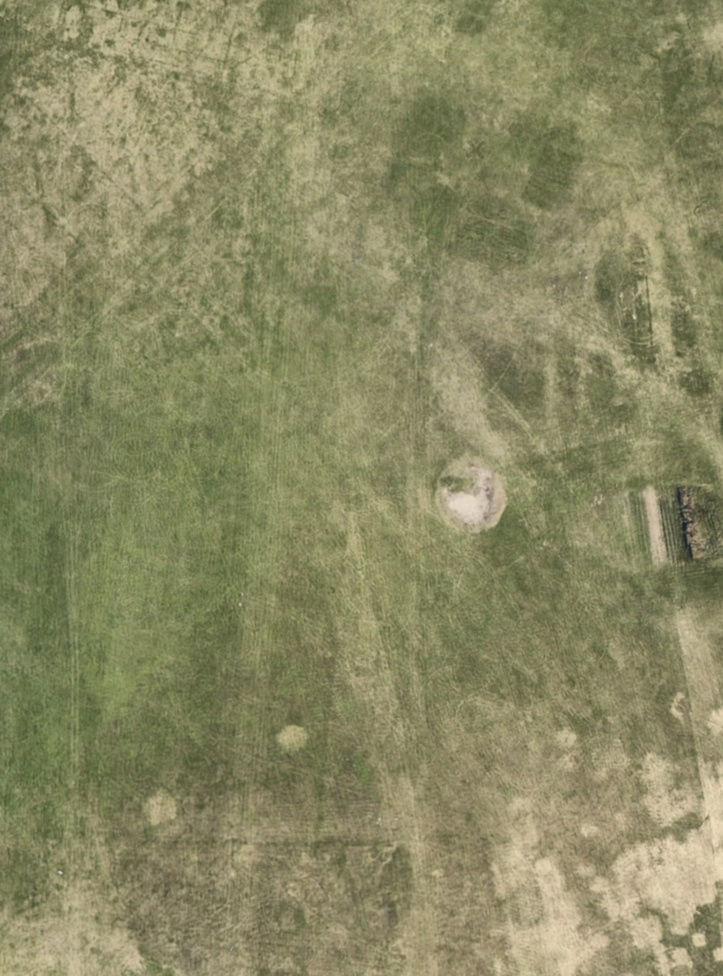
#> input picture images/grass.jpg, 723 x 976 px, shrunk from 2706 x 3651 before the run, given in place of Auta_z_drona_3.MP4, which was not available
$ python video_processor.py
#> lines starting #> are read from the running program, lines starting #| are printed output that depends on the picture; pictures that were not available may be replaced by others from this repository, and a replacement may not be noted
import cv2
import random
import math
import numpy as np

cap = cv2.VideoCapture('videos/Auta_z_drona_3.MP4')

while True:
    ret, frame = cap.read()
#> frame is the input picture: shape (976, 723, 3); mean B, G, R 99, 137, 138.1
    frame = frame[::10, ::10, :]
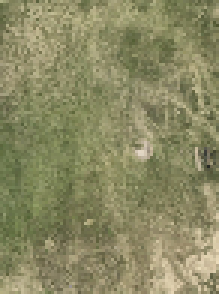
#> frame: shape (98, 73, 3) (shown 3 times larger); mean B, G, R 99, 137, 138.1
    if ret:
        gray = cv2.cvtColor(frame, cv2.COLOR_BGR2GRAY)
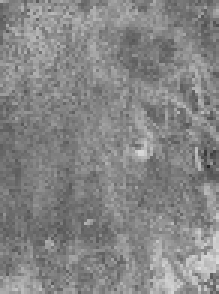
#> gray: shape (98, 73) (shown 3 times larger); min 40, max 219, mean 133
        corners = cv2.cornerHarris(gray, 2, 3, 0.04)
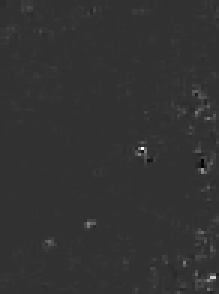
#> corners: shape (98, 73) float32 (shown 3 times larger); min -0.000232, max 0.000958, mean 6.92e-06; drawn with min black and max white

        corners = cv2.dilate(corners, None)
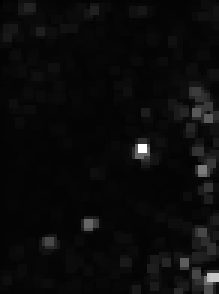
#> corners: shape (98, 73) float32 (shown 3 times larger); min -1.75e-05, max 0.000958, mean 2.65e-05; drawn with min black and max white

        frame[corners > 0.01 * corners.max()] = [0, 0, 255]
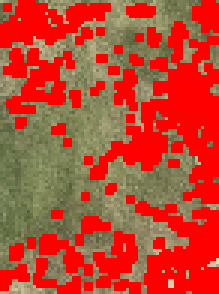
#> frame: shape (98, 73, 3) (shown 3 times larger); mean B, G, R 50.9, 72.2, 188.9

        cv2.imshow('t', frame)
        print(random.random())

    if cv2.waitKey(1) == ord('q'):
#> (key q is pressed here)
        break

cv2.destroyAllWindows()
